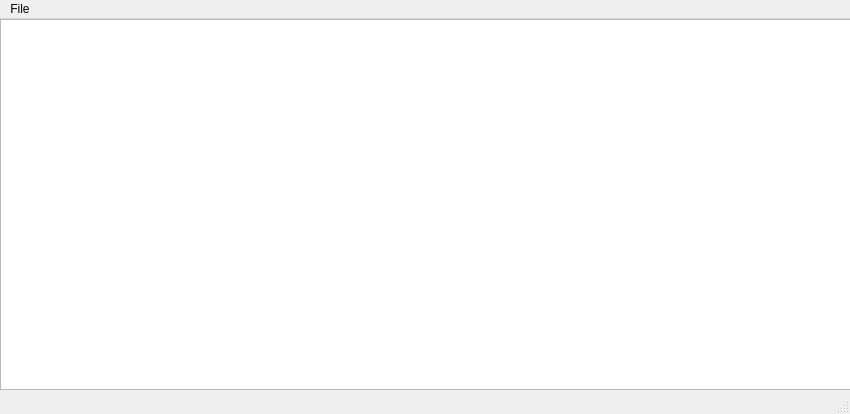
<?xml version="1.0" encoding="UTF-8"?>
<ui version="4.0">
 <class>inventory_window</class>
 <widget class="QMainWindow" name="inventory_window">
  <property name="geometry">
   <rect>
    <x>0</x>
    <y>0</y>
    <width>850</width>
    <height>414</height>
   </rect>
  </property>
  <property name="windowTitle">
   <string>inventory_window</string>
  </property>
  <widget class="QWidget" name="centralWidget">
   <widget class="QTableView" name="tableView">
    <property name="geometry">
     <rect>
      <x>0</x>
      <y>0</y>
      <width>851</width>
      <height>371</height>
     </rect>
    </property>
    <property name="alternatingRowColors">
     <bool>true</bool>
    </property>
    <property name="selectionMode">
     <enum>QAbstractItemView::ContiguousSelection</enum>
    </property>
    <property name="wordWrap">
     <bool>false</bool>
    </property>
   </widget>
  </widget>
  <widget class="QMenuBar" name="menuBar">
   <property name="geometry">
    <rect>
     <x>0</x>
     <y>0</y>
     <width>850</width>
     <height>21</height>
    </rect>
   </property>
   <widget class="QMenu" name="fileMenu">
    <property name="title">
     <string>File</string>
    </property>
    <addaction name="actionLoad_Inventory_Database"/>
   </widget>
   <addaction name="fileMenu"/>
  </widget>
  <widget class="QStatusBar" name="statusBar"/>
  <action name="actionLoad_Inventory_Database">
   <property name="text">
    <string>Load Inventory Database</string>
   </property>
  </action>
 </widget>
 <layoutdefault spacing="6" margin="11"/>
 <resources/>
 <connections/>
</ui>
